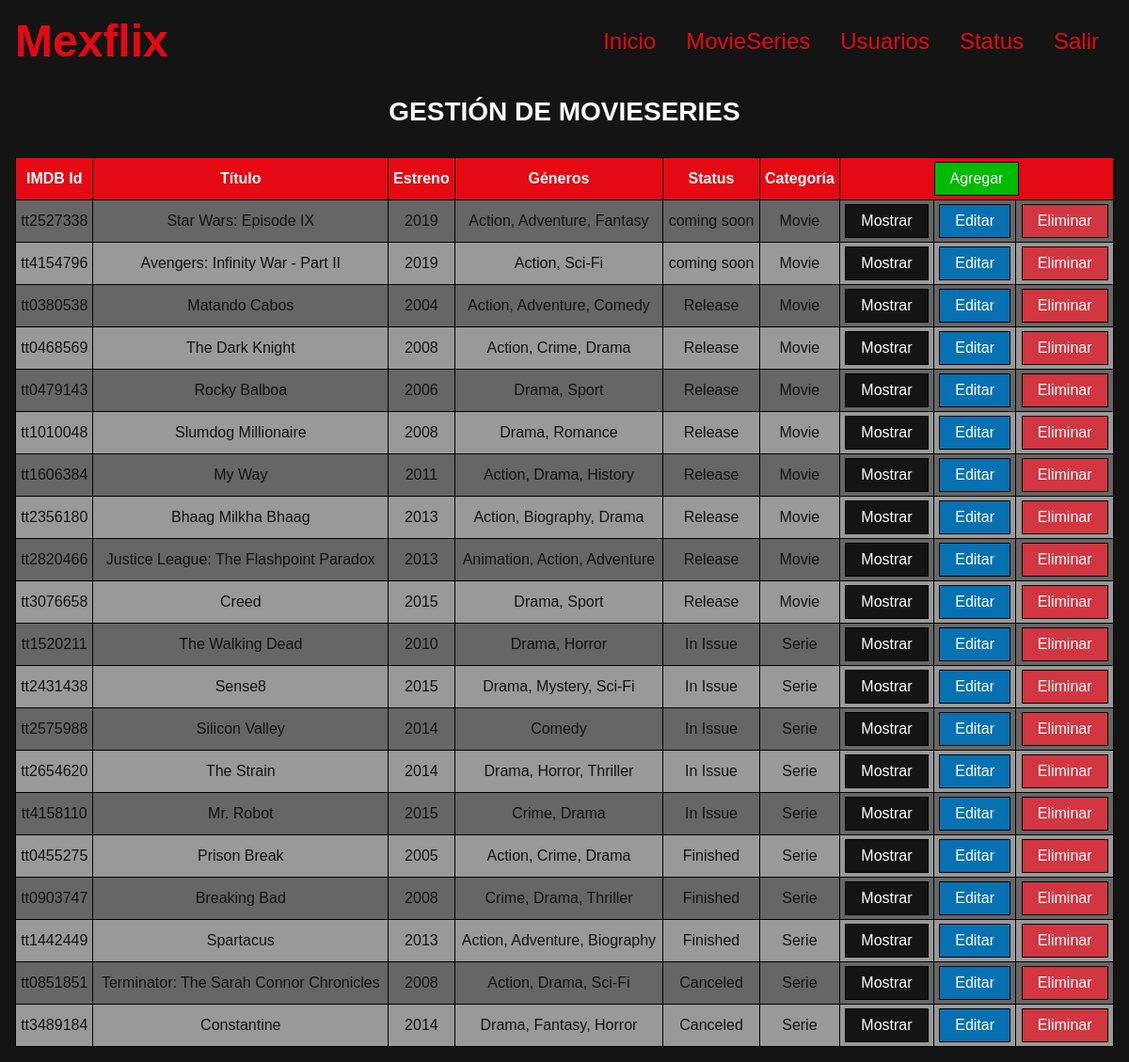
The page /Mexflix/movieseries (signed in) on the database its author committed.
### tables this page shows
CREATE TABLE movieseries(
	imdb_id CHAR(9) PRIMARY KEY,
	title VARCHAR(80) NOT NULL, 
	plot TEXT,
	author VARCHAR(100) DEFAULT 'Pending', 
	actors VARCHAR(100) DEFAULT 'Pending',
	country VARCHAR(30) DEFAULT 'Unknown',
	premiere YEAR(4) NOT NULL,
	poster VARCHAR(150) DEFAULT 'no-poster.jpg', 
	trailer VARCHAR(150) DEFAULT 'no-trailer.jpg',
	rating DECIMAL(2,1), 
	genres VARCHAR(50) NOT NULL,
	status INTEGER UNSIGNED NOT NULL, 
	category ENUM('Movie', 'Serie') NOT NULL,
	FULLTEXT KEY search(title, author, actors, genres), 
	FOREIGN KEY (status) REFERENCES status(status_id)  
		ON DELETE RESTRICT ON UPDATE CASCADE 
		 
);

CREATE TABLE status(
	status_id INTEGER UNSIGNED PRIMARY KEY AUTO_INCREMENT,
	status VARCHAR(20) NOT NULL
);

### Mexflix/controllers/ViewController.php (called while the page is built, shortened)
<?php
class ViewController {
	private static $view_path = './views/';
	public function load_view($view) {
		require_once( self::$view_path . 'header.php' );
		require_once( self::$view_path . $view . '.php' );
		require_once( self::$view_path . 'footer.php' );
	}
}

### Mexflix/index.php (called while the page is built, shortened)
<?php
require_once('./controllers/Autoload.php');
$route = isset($_GET['r']) ? $_GET['r'] : 'home';
$mexflix = new Router($route);

### Mexflix/controllers/Autoload.php (called while the page is built, shortened)
<?php
class Autoload
{
	public function __construct()
	{
		spl_autoload_register(function ($class_name){
			$models_path = './models/' . $class_name . '.php';
			$controllers_path = './controllers/' . $class_name . '.php';
		});
	}
}

### Mexflix/controllers/MovieSeriesController.php (called while the page is built, shortened)
<?php
class MovieSeriesController {
	private $model;
	public function __construct() {
		$this->model = new MovieSeriesModel();
	}
	public function get( $ms = '' ) {
		return $this->model->get($ms);
	}
}

### Mexflix/models/Model.php (called while the page is built, shortened)
<?php
abstract class Model {
	private static $db_host = 'localhost';
	private static $db_user = 'root';
	private static $db_pass = '';
	private static $db_name = 'mexflix';
	private static $db_charset = 'utf8';
	private $conn;
	protected $query;
	protected $rows = array();
	private function db_open() {
		$this->conn = new mysqli(
			self::$db_host,
			self::$db_user,
			self::$db_pass,
			self::$db_name
		);
		$this->conn->set_charset(self::$db_charset);
	}
	protected function get_query() {
		$result = $this->conn->query($this->query);
		while( $this->rows[] = $result->fetch_assoc() );
		return array_pop($this->rows);
	}
}

### Mexflix/models/MovieSeriesModel.php (called while the page is built, shortened)
<?php
class MovieSeriesModel extends Model {
	public function get( $ms = '' ) {
		$this->query = ($ms != '')
			?"SELECT ms.imdb_id, ms.title, ms.plot, ms.author, ms.actors, ms.country, ms.premiere, ms.poster, ms.trailer, ms.rating, ms.genres, ms.category, s.status FROM movieseries AS ms INNER JOIN status AS s ON ms.status = s.status_id WHERE ms.imdb_id = '$ms'"
			:"SELECT ms.imdb_id, ms.title, ms.plot, ms.author, ms.actors, ms.country, ms.premiere, ms.poster, ms.trailer, ms.rating, ms.genres, ms.category, s.status FROM movieseries AS ms INNER JOIN status AS s ON ms.status = s.status_id";
		$this->get_query();
		$data = array();
		foreach ($this->rows as $key => $value) {
			array_push($data, $value);
		}
		return $data;
	}
}

### Mexflix/views/movieseries.php (the view)
<?php
print('<h2 class="p1">GESTIÓN DE MOVIESERIES</h2>');
$ms_controller = new MovieSeriesController();
$ms = $ms_controller->get();
if( empty($ms) ) {
	print( '
		<div class="container">
			<p class="item  error">No hay MovieSeries</p>
		</div>
	');
} else {
	$template_ms = '
	<div class="item">
		<table>
			<tr>
				<th>IMDB Id</th>
				<th>Título</th>
				<th>Estreno</th>
				<th>Géneros</th>
				<th>Status</th>
				<th>Categoría</th>
				<th colspan="3">
					<form method="POST">
						<input type="hidden" name="r" value="movieserie-add">
						<input class="button  add" type="submit" value="Agregar">
					</form>
				</th>
			</tr>';
	for ($n=0; $n < count($ms); $n++) {
		$template_ms .= '
			<tr>
				<td>' . $ms[$n]['imdb_id'] . '</td>
				<td>' . $ms[$n]['title'] . '</td>
				<td>' . $ms[$n]['premiere'] . '</td>
				<td>' . $ms[$n]['genres'] . '</td>
				<td>' . $ms[$n]['status'] . '</td>
				<td>' . $ms[$n]['category'] . '</td>
				<td>
					<form method="POST">
						<input type="hidden" name="r" value="movieserie-show">
						<input type="hidden" name="imdb_id" value="' . $ms[$n]['imdb_id'] . '">
						<input class="button  show" type="submit" value="Mostrar">
					</form>
				</td>
				<td>
					<form method="POST">
						<input type="hidden" name="r" value="movieserie-edit">
						<input type="hidden" name="imdb_id" value="' . $ms[$n]['imdb_id'] . '">
						<input class="button  edit" type="submit" value="Editar">
					</form>
				</td>
				<td>
					<form method="POST">
						<input type="hidden" name="r" value="movieserie-delete">
						<input type="hidden" name="imdb_id" value="' . $ms[$n]['imdb_id'] . '">
						<input class="button  delete" type="submit" value="Eliminar">
					</form>
				</td>
			</tr>
		';
	}
	$template_ms .= '
		</table>
	</div>
	';
	print($template_ms);
}

### Mexflix/controllers/Router.php (shortened to what this page needs)
<?php
class Router {
	public function __construct($route) {
		if($_SESSION['ok']) {
			$this->route = isset($_GET['r']) ? $_GET['r'] : 'home';
			$controller = new ViewController();
			switch ($this->route) {
				case 'movieseries':
					if( !isset( $_POST['r'] ) )  $controller->load_view('movieseries');
					break;
			}
		}
	}
}

### Mexflix/views/header.php
<?php
print('
<!DOCTYPE html>
<html lang="es">
<head>
	<meta name="viewport" content="width=device-width, initial-scale=1">
	<meta charset="UTF-8">
	<title>Mexflix</title>
	<meta name="description" content="Bienvenid@s a Mexflix tus películas y series favoritas">
	<link rel="shortcut icon" type="image/png" href="./public/img/favicon.png">
	<link rel="stylesheet" href="./public/css/responsimple.min.css">
	<link rel="stylesheet" href="./public/css/mexflix.css">
</head>
<body>
	<header class="container  center  header">
		<div class="item  i-b  v-middle  ph12  lg2  lg-left">
			<h1 class="logo">Mexflix</h1>
		</div>
');
if($_SESSION['ok'])
{
	print('
		<nav class="item  i-b  v-middle  ph12  lg10  lg-right  menu">
			<ul class="container">
				<li class="nobullet  item  inline"><a href="./">Inicio</a></li>
				<li class="nobullet  item  inline"><a href="movieseries">MovieSeries</a></li>
				<li class="nobullet  item  inline"><a href="usuarios">Usuarios</a></li>
				<li class="nobullet  item  inline"><a href="status">Status</a></li>
				<li class="nobullet  item  inline"><a href="salir">Salir</a></li>
			</ul>
		</nav>
	');
}
print('
	</header>
	<main class="container  center  main">
');

### Mexflix/views/footer.php
<?php
print('
	</main>
	<script src="./public/js/mexflix.js"></script>
</body>
</html>
');

### Mexflix/public/css/mexflix.css (style rules this page uses)
html { background-color: #141414; color: #FFF; }
input, textarea, select { color: #141414; }
table { width:100%; color: #141414; }
table td, table th { padding: .25rem; }
table tr:first-child { background-color: #E50914; color: #FFF; }
table tr:nth-child(even) { background-color: #666; }
table tr:nth-child(odd):not(:first-child) { background-color: #999; }
.logo { font-size: 3rem; color: #E50914; }
.menu a { font-size: 1.5rem; text-decoration: none; color: #E50914; }
.button { padding: .5rem 1rem; background-color: #E50914; color: #FFF; cursor: pointer; }
.add { background-color: #0B0; }
.edit { background-color: #0871B2; }
.delete { background-color: #D23641; }
.show { background-color: #141414; }

### rows shown on the page
movieseries: imdb_id "tt2527338", title "Star Wars: Episode IX", premiere "2019", genres "Action, Adventure, Fantasy", status.status "coming soon", category "Movie"
movieseries: imdb_id "tt4154796", title "Avengers: Infinity War - Part II", premiere "2019", genres "Action, Sci-Fi", status.status "coming soon", category "Movie"
movieseries: imdb_id "tt0380538", title "Matando Cabos", premiere "2004", genres "Action, Adventure, Comedy", status.status "Release", category "Movie"
movieseries: imdb_id "tt0468569", title "The Dark Knight", premiere "2008", genres "Action, Crime, Drama", status.status "Release", category "Movie"
movieseries: imdb_id "tt0479143", title "Rocky Balboa", premiere "2006", genres "Drama, Sport", status.status "Release", category "Movie"
movieseries: imdb_id "tt1010048", title "Slumdog Millionaire", premiere "2008", genres "Drama, Romance", status.status "Release", category "Movie"
movieseries: imdb_id "tt1606384", title "My Way", premiere "2011", genres "Action, Drama, History", status.status "Release", category "Movie"
movieseries: imdb_id "tt2356180", title "Bhaag Milkha Bhaag", premiere "2013", genres "Action, Biography, Drama", status.status "Release", category "Movie"
movieseries: imdb_id "tt2820466", title "Justice League: The Flashpoint Paradox", premiere "2013", genres "Animation, Action, Adventure", status.status "Release", category "Movie"
movieseries: imdb_id "tt3076658", title "Creed", premiere "2015", genres "Drama, Sport", status.status "Release", category "Movie"
movieseries: imdb_id "tt1520211", title "The Walking Dead", premiere "2010", genres "Drama, Horror", status.status "In Issue", category "Serie"
movieseries: imdb_id "tt2431438", title "Sense8", premiere "2015", genres "Drama, Mystery, Sci-Fi", status.status "In Issue", category "Serie"
movieseries: imdb_id "tt2575988", title "Silicon Valley", premiere "2014", genres "Comedy", status.status "In Issue", category "Serie"
movieseries: imdb_id "tt2654620", title "The Strain", premiere "2014", genres "Drama, Horror, Thriller", status.status "In Issue", category "Serie"
movieseries: imdb_id "tt4158110", title "Mr. Robot", premiere "2015", genres "Crime, Drama", status.status "In Issue", category "Serie"
movieseries: imdb_id "tt0455275", title "Prison Break", premiere "2005", genres "Action, Crime, Drama", status.status "Finished", category "Serie"
movieseries: imdb_id "tt0903747", title "Breaking Bad", premiere "2008", genres "Crime, Drama, Thriller", status.status "Finished", category "Serie"
movieseries: imdb_id "tt1442449", title "Spartacus", premiere "2013", genres "Action, Adventure, Biography", status.status "Finished", category "Serie"
movieseries: imdb_id "tt0851851", title "Terminator: The Sarah Connor Chronicles", premiere "2008", genres "Action, Drama, Sci-Fi", status.status "Canceled", category "Serie"
movieseries: imdb_id "tt3489184", title "Constantine", premiere "2014", genres "Drama, Fantasy, Horror", status.status "Canceled", category "Serie"
